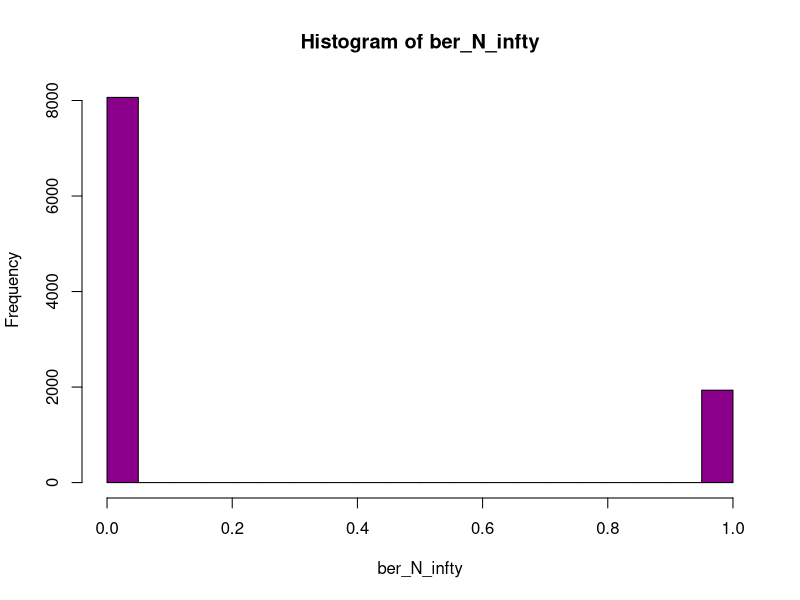
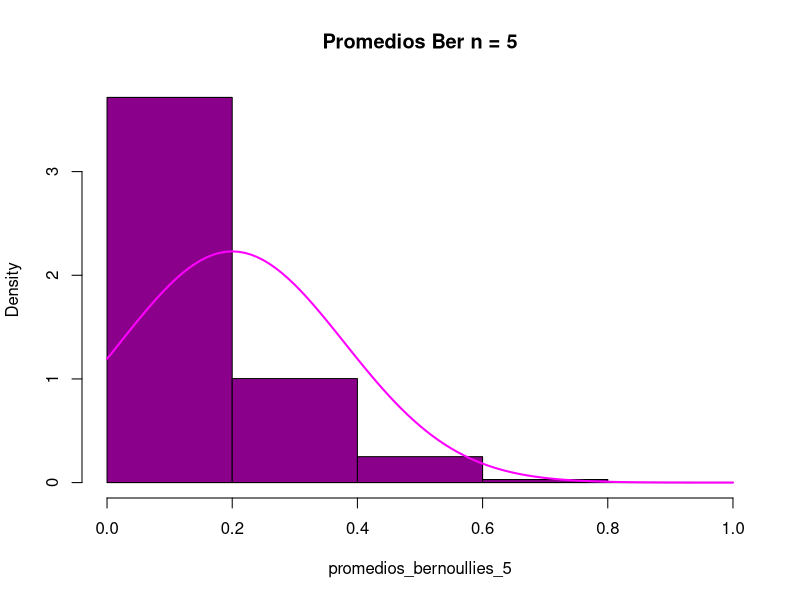
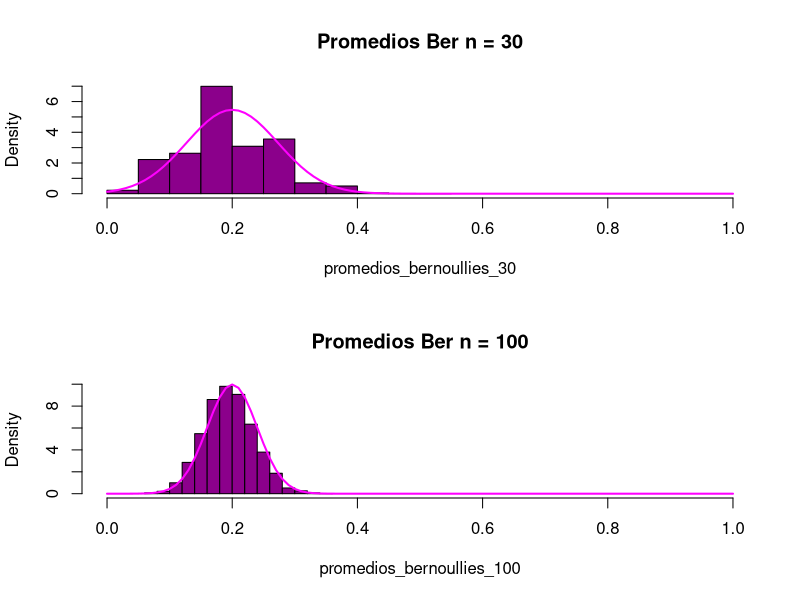
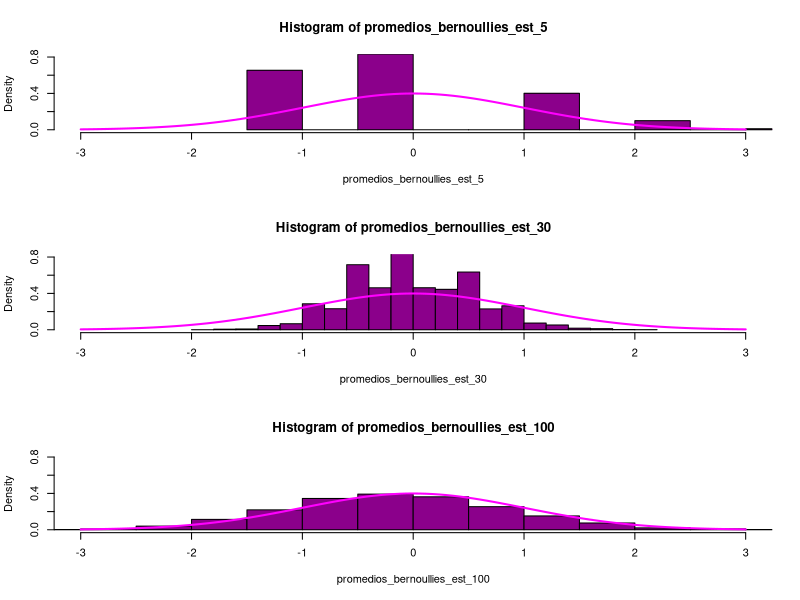
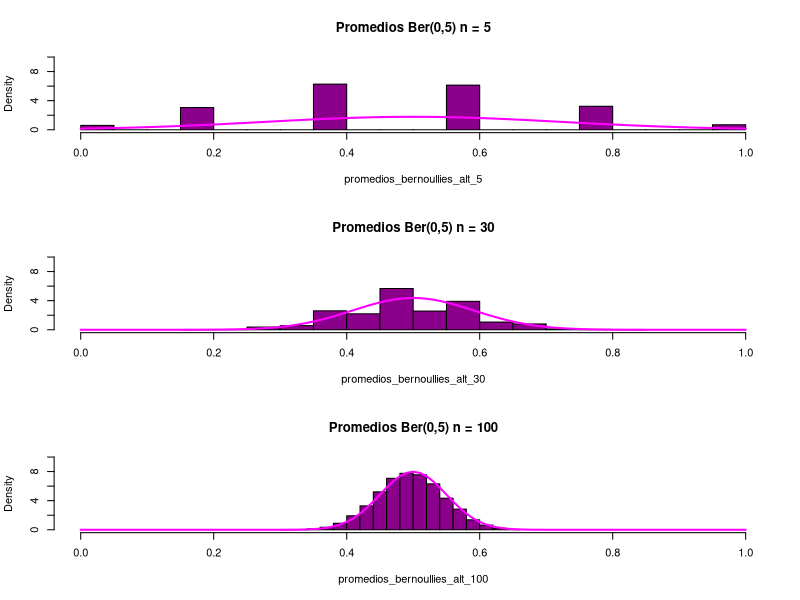
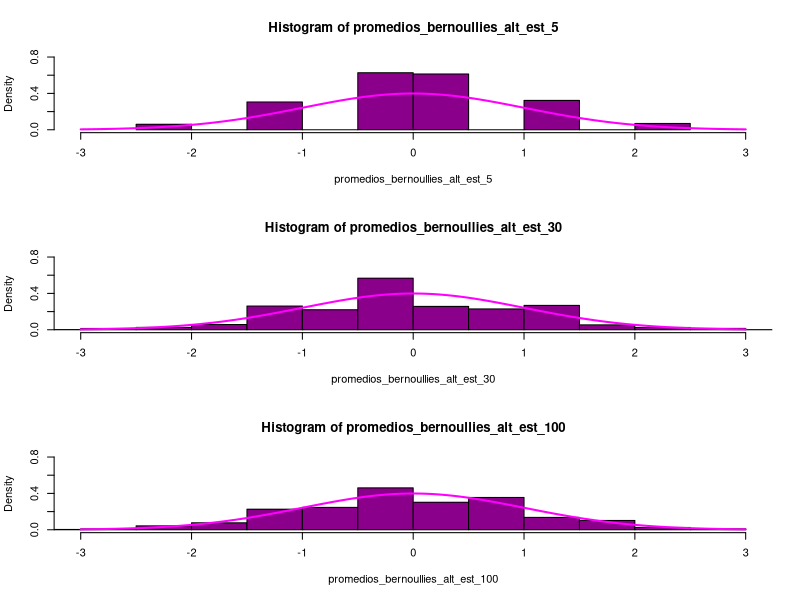
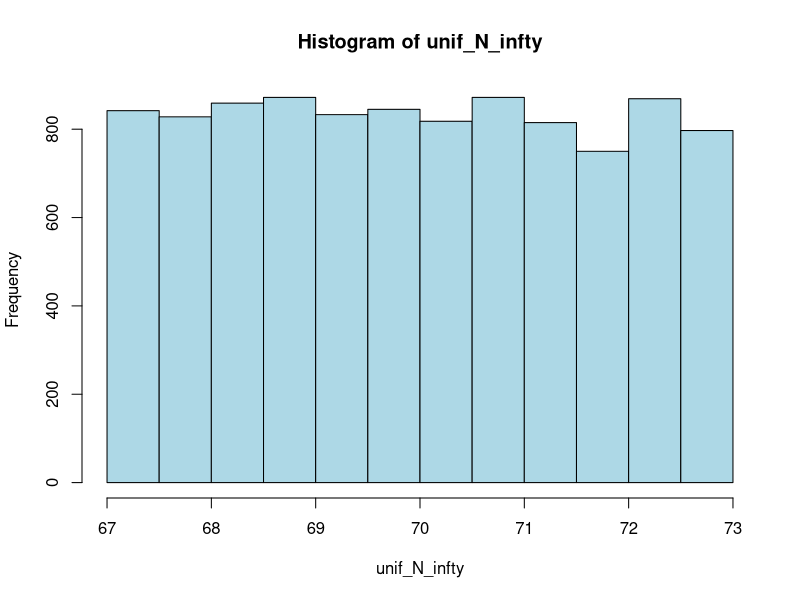
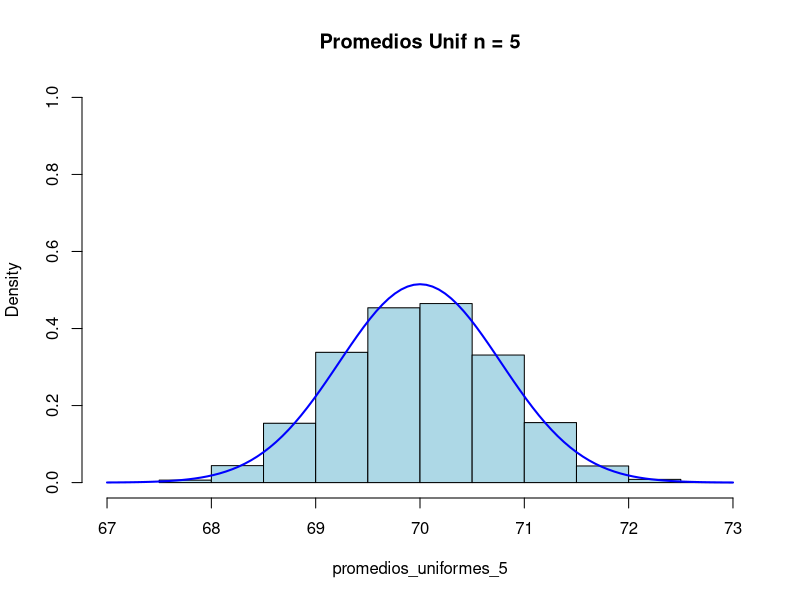

Reproduce these figures in R, in order.
## ---- chunk 1
p_1 = 0.2
## ---- chunk 2
Nrep = 10000

ber_N_infty = rbinom(Nrep, 1, p_1)
table(ber_N_infty)
## ---- chunk 3
table(ber_N_infty)/Nrep
## ---- chunk 4
mean(ber_N_infty)
## ---- chunk 5
var(ber_N_infty)
## ---- chunk 6
hist(ber_N_infty, col = "darkmagenta")
## ---- chunk 7
n_dist = 5
promedios_bernoullies_5 = replicate(Nrep, mean(rbinom(n_dist, 1, p_1)))
table(promedios_bernoullies_5)
## ---- chunk 8
hist(main = "Promedios Ber n = 5", promedios_bernoullies_5, probability = TRUE, xlim = c(0,1), col = "darkmagenta", breaks = 4)
curve(dnorm(x, p_1, sqrt(p_1 * (1-p_1) / 5)), add=TRUE, lwd=2, col="magenta")
## ---- chunk 9
n_dist = 30
promedios_bernoullies_30 = replicate(Nrep, mean(rbinom(n_dist, 1, p_1)))

par(mfrow=c(2, 1))
hist(main = "Promedios Ber n = 30", promedios_bernoullies_30, probability = TRUE, xlim = c(0,1), col = "darkmagenta")
curve(dnorm(x, p_1, sqrt(p_1 * (1-p_1) / 30)), add=TRUE, lwd=2, col="magenta")

n_dist = 100
promedios_bernoullies_100 = replicate(Nrep, mean(rbinom(n_dist, 1, p_1)))
hist(main = "Promedios Ber n = 100", promedios_bernoullies_100, probability = TRUE, xlim = c(0,1), col = "darkmagenta")
curve(dnorm(x, p_1, sqrt(p_1 * (1-p_1) / 100)), add=TRUE, lwd=2, col="magenta")
par(mfrow=c(1, 1))
## ---- chunk 10
promedios_bernoullies_est_5 = (promedios_bernoullies_5 - p_1) / sqrt(p_1 * (1-p_1) / 5)

par(mfrow=c(3, 1))
hist(promedios_bernoullies_est_5, xlim = c(-3, 3), ylim = c(0, 0.8), probability = TRUE, col = "darkmagenta")
curve(dnorm(x,0,1), add=TRUE, lwd=2, col="magenta")

promedios_bernoullies_est_30 = (promedios_bernoullies_100 - p_1) / sqrt(p_1 * (1-p_1) / 30)
hist(promedios_bernoullies_est_30, xlim = c(-3, 3), ylim = c(0, 0.8), probability = TRUE, col = "darkmagenta")
curve(dnorm(x,0,1), add=TRUE, lwd=2, col="magenta")

promedios_bernoullies_est_100 = (promedios_bernoullies_100 - p_1) / sqrt(p_1 * (1-p_1) / 100)
hist(promedios_bernoullies_est_100, xlim = c(-3, 3), ylim = c(0, 0.8), probability = TRUE, col = "darkmagenta")
curve(dnorm(x,0,1), add=TRUE, lwd=2, col="magenta")
par(mfrow=c(1, 1))
## ---- chunk 11
p_2 = 0.5

par(mfrow=c(3, 1))

n_dist = 5
promedios_bernoullies_alt_5 = replicate(Nrep, mean(rbinom(n_dist, 1, p_2)))
hist(main = "Promedios Ber(0,5) n = 5", promedios_bernoullies_alt_5, probability = TRUE, xlim = c(0,1), ylim = c(0, 10), col = "darkmagenta")
curve(dnorm(x, p_2, sqrt(p_2 * (1-p_2) / n_dist)), add=TRUE, lwd=2, col="magenta")

n_dist = 30
promedios_bernoullies_alt_30 = replicate(Nrep, mean(rbinom(n_dist, 1, p_2)))
hist(main = "Promedios Ber(0,5) n = 30", promedios_bernoullies_alt_30, probability = TRUE, xlim = c(0,1), ylim = c(0, 10), col = "darkmagenta")
curve(dnorm(x, p_2, sqrt(p_2 * (1-p_2) / n_dist)), add=TRUE, lwd=2, col="magenta")

n_dist = 100
promedios_bernoullies_alt_100 = replicate(Nrep, mean(rbinom(n_dist, 1, p_2)))
hist(main = "Promedios Ber(0,5) n = 100", promedios_bernoullies_alt_100, probability = TRUE, xlim = c(0,1), ylim = c(0, 10), col = "darkmagenta")
curve(dnorm(x, p_2, sqrt(p_2 * (1-p_2) / n_dist)), add=TRUE, lwd=2, col="magenta")
par(mfrow=c(1, 1))
## ---- chunk 12
par(mfrow=c(3, 1))

n_dist = 5
promedios_bernoullies_alt_est_5 = (promedios_bernoullies_alt_5 - p_2) / sqrt(p_2 * (1-p_2) / n_dist)
hist(promedios_bernoullies_alt_est_5, xlim = c(-3, 3), ylim = c(0, 0.8), probability = TRUE, col="darkmagenta")
curve(dnorm(x,0,1), add=TRUE, lwd=2, col="magenta")

n_dist = 30
promedios_bernoullies_alt_est_30 = (promedios_bernoullies_alt_30 - p_2) / sqrt(p_2 * (1-p_2) / n_dist)
hist(promedios_bernoullies_alt_est_30, xlim = c(-3, 3), ylim = c(0, 0.8), probability = TRUE, col="darkmagenta")
curve(dnorm(x,0,1), add=TRUE, lwd=2, col="magenta")

n_dist = 100
promedios_bernoullies_alt_est_100 = (promedios_bernoullies_alt_100 - p_2) / sqrt(p_2 * (1-p_2) / n_dist)
hist(promedios_bernoullies_alt_est_100, xlim = c(-3, 3), ylim = c(0, 0.8), probability = TRUE, col="darkmagenta")
curve(dnorm(x,0,1), add=TRUE, lwd=2, col="magenta")

par(mfrow=c(1, 1))
## ---- chunk 13
a = 67
b = 73
## ---- chunk 14
Nrep = 10000

unif_N_infty = runif(Nrep, a, b)
## ---- chunk 15
e_unif = (a + b) / 2
e_unif_m = mean(unif_N_infty)
e_unif
## ---- chunk 16
var_unif = (b - a)^2 / 12
var_unif_m = var(unif_N_infty)
var_unif
## ---- chunk 17
hist(unif_N_infty, col = "lightblue")
## ---- chunk 18
n_dist = 5
promedios_uniformes_5 = replicate(Nrep, mean(runif(n_dist, a, b)))
## ---- chunk 19
n_dist = 5
hist(main = "Promedios Unif n = 5", promedios_uniformes_5, probability = TRUE, xlim = c(a, b), ylim=c(0,1), col = "lightblue")
curve(dnorm(x, e_unif, sqrt(var_unif/n_dist)), add=TRUE, lwd=2, col="blue")
## ---- chunk 20
n_dist = 30
promedios_uniformes_30 = replicate(Nrep, mean(runif(n_dist, a, b)))

par(mfrow=c(2, 1))
hist(main = "Promedios Unif n = 30", promedios_uniformes_30, probability = TRUE, xlim = c(a, b), ylim = c(0, 3), col = "lightblue")
curve(dnorm(x, e_unif, sqrt( var_unif/ n_dist)), add=TRUE, lwd=2, col="blue")

n_dist = 100
promedios_uniformes_100 = replicate(Nrep, mean(runif(n_dist, a, b)))
hist(main = "Promedios Unif n = 100", promedios_uniformes_100, probability = TRUE, xlim = c(a, b), ylim = c(0, 3), col = "lightblue")
curve(dnorm(x, e_unif, sqrt( var_unif/ n_dist)), add=TRUE, lwd=2, col="blue")
par(mfrow=c(1, 1))
## ---- chunk 21
promedios_uniformes_est_5 = (promedios_uniformes_5 - e_unif) / sqrt(var_unif / 5)

par(mfrow=c(3, 1))
hist(promedios_uniformes_est_5, xlim = c(-3, 3), ylim = c(0, 1), probability = TRUE, col = "lightblue")
curve(dnorm(x,0,1), add=TRUE, lwd=2, col="blue")

promedios_uniformes_est_30 = (promedios_uniformes_30 - e_unif) / sqrt(var_unif / 30)
hist(promedios_uniformes_est_30, xlim = c(-3, 3), ylim = c(0, 1), probability = TRUE, col = "lightblue")
curve(dnorm(x,0,1), add=TRUE, lwd=2, col="blue")

promedios_uniformes_est_100 = (promedios_uniformes_100 - e_unif) / sqrt(var_unif / 100)
hist(promedios_uniformes_est_100, xlim = c(-3, 3), ylim = c(0, 1), probability = TRUE, col = "lightblue")
curve(dnorm(x,0,1), add=TRUE, lwd=2, col="blue")
par(mfrow=c(1, 1))
## ---- chunk 22
l = 0.1
## ---- chunk 23
Nrep = 10000

exp_N_infty = rexp(Nrep, l)
## ---- chunk 24
e_exp = mean(exp_N_infty)
e_exp = 1/l
e_exp
## ---- chunk 25
var_exp = var(exp_N_infty)
var_exp = 1/(l^2)
var_exp
## ---- chunk 26
hist(exp_N_infty, col = "orange")
## ---- chunk 27
n_dist = 5
promedios_exponenciales_5 = replicate(Nrep, mean(rexp(n_dist, l)))
## ---- chunk 28
n_dist = 5
hist(main = "Promedios Exp n = 5", promedios_exponenciales_5, probability = TRUE, ylim=c(0, l), col = "orange")
curve(dnorm(x, e_exp, sqrt(var_exp/ n_dist)), add=TRUE, lwd=2, col="red")
## ---- chunk 29
n_dist = 30
promedios_exponenciales_30 = replicate(Nrep, mean(rexp(n_dist, l)))

par(mfrow=c(2, 1))
hist(main = "Promedios Exp n = 30", promedios_exponenciales_30, probability = TRUE, col = "orange")
curve(dnorm(x, e_exp, sqrt( var_exp/ n_dist)), add=TRUE, lwd=2, col="red")

n_dist = 100
promedios_exponenciales_100 = replicate(Nrep, mean(rexp(n_dist, l)))
hist(main = "Promedios Exp n = 100", promedios_exponenciales_100, probability = TRUE, col = "orange")
curve(dnorm(x, e_exp, sqrt( var_exp/ n_dist)), add=TRUE, lwd=2, col="red")
par(mfrow=c(1, 1))
## ---- chunk 30
promedios_exponenciales_est_5 = (promedios_exponenciales_5 - e_exp) / sqrt(var_exp / 5)

par(mfrow=c(3, 1))
hist(promedios_exponenciales_est_5, xlim = c(-3, 3), ylim = c(0, 1), probability = TRUE, col = "orange")
curve(dnorm(x,0,1), add=TRUE, lwd=2, col="red")

promedios_exponenciales_est_30 = (promedios_exponenciales_30 - e_exp) / sqrt(var_exp / 30)
hist(promedios_exponenciales_est_30, xlim = c(-3, 3), ylim = c(0, 1), probability = TRUE, col = "orange")
curve(dnorm(x,0,1), add=TRUE, lwd=2, col="red")

promedios_exponenciales_est_100 = (promedios_exponenciales_100 - e_exp) / sqrt(var_exp / 100)
hist(promedios_exponenciales_est_100, xlim = c(-3, 3), ylim = c(0, 1), probability = TRUE, col = "orange")
curve(dnorm(x,0,1), add=TRUE, lwd=2, col="red")
par(mfrow=c(1, 1))
## ---- chunk 31
mu = 70
sd2 = 1.2
sd = sqrt(sd2)
## ---- chunk 32
Nrep = 10000

norm_N_infty = rnorm(Nrep, mu, sd)
## ---- chunk 33
e_norm = mean(norm_N_infty)
e_norm = mu
e_norm
## ---- chunk 34
var_norm = var(norm_N_infty)
var_norm = sd ^ 2
var_norm
## ---- chunk 35
hist(norm_N_infty, col = "darkgreen")
## ---- chunk 36
n_dist = 5
promedios_normales_5 = replicate(Nrep, mean(rnorm(n_dist, mu, sd)))
## ---- chunk 37
n_dist = 5
hist(main = "Promedios Norm n = 5", promedios_normales_5, probability = TRUE, col = "darkgreen")
curve(dnorm(x, e_norm, sqrt( var_norm/ n_dist)), add=TRUE, lwd=2, col="green")
## ---- chunk 38
n_dist = 30
promedios_normales_30 = replicate(Nrep, mean(rnorm(n_dist, mu, sd)))

par(mfrow=c(2, 1))
hist(main = "Promedios Norm n = 30", promedios_normales_30, probability = TRUE, col = "darkgreen")
curve(dnorm(x, e_norm, sqrt( var_norm/ n_dist)), add=TRUE, lwd=2, col="green")

n_dist = 100
promedios_normales_100 = replicate(Nrep, mean(rnorm(n_dist, mu, sd)))
hist(main = "Promedios Norm n = 100", promedios_normales_100, probability = TRUE, col = "darkgreen")
curve(dnorm(x, e_norm, sqrt( var_norm/ n_dist)), add=TRUE, lwd=2, col="green")
par(mfrow=c(1, 1))
## ---- chunk 39
promedios_normales_est_5 = (promedios_normales_5 - e_norm) / sqrt(var_norm / 5)

par(mfrow=c(3, 1))
hist(promedios_normales_est_5, xlim = c(-3, 3), ylim = c(0, 1), probability = TRUE, col = "darkgreen")
curve(dnorm(x,0,1), add=TRUE, lwd=2, col="green")

promedios_normales_est_30 = (promedios_normales_30 - e_norm) / sqrt(var_norm / 30)
hist(promedios_normales_est_30, xlim = c(-3, 3), ylim = c(0, 1), probability = TRUE, col = "darkgreen")
curve(dnorm(x,0,1), add=TRUE, lwd=2, col="green")

promedios_normales_est_100 = (promedios_normales_100 - e_norm) / sqrt(var_norm / 100)
hist(promedios_normales_est_100, xlim = c(-3, 3), ylim = c(0, 1), probability = TRUE, col = "darkgreen")
curve(dnorm(x,0,1), add=TRUE, lwd=2, col="green")
par(mfrow=c(1, 1))
